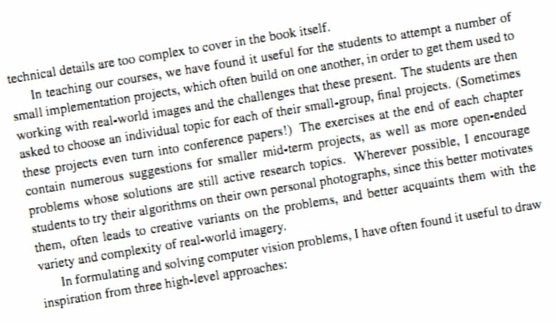
//> input picture textRotCorrect/imageText_01_R.jpg, 556 x 323 px
$ ./textRotCorrect   (built with g++ and OpenCV 4)
//> lines starting //> are read from the running program, lines starting //| are printed output that depends on the picture; after the words box and inside, x2 and y2 are one past the last pixel; in counts of white or black regions, pixels touching at a corner belong together
/*
 *	Author: John Hany
 *	Website: http://johnhany.net
 *	Source code updates: https://github/johnhany/textRotCorrect
 *	If you have any advice, you could contact me at: johnhany@163.com
 *	Need OpenCV environment!
 *
 */

#include <opencv2/core/core.hpp>
#include <opencv2/imgproc/imgproc.hpp>
#include <opencv2/highgui/highgui.hpp>
#include <iostream>
#include <time.h>

using namespace cv;
using namespace std;

#define GRAY_THRESH 150
#define HOUGH_VOTE 100

//#define DEGREE 27

int main(int argc, char **argv)
{
	clock_t start, end;
	start = clock();
	//Read a single-channel image
	const char* filename = "imageText_01_R.jpg";		//imageText_10_R.jpg
	Mat srcImg = imread(filename, CV_LOAD_IMAGE_GRAYSCALE);
//> srcImg: 323 rows x 556 cols, CV_8UC1; min 12, max 255, mean 235.4
	if(srcImg.empty())
		return -1;
	imshow("source", srcImg);

	Point center(srcImg.cols/2, srcImg.rows/2);
//> center = Point(278, 161)

#ifdef DEGREE
	//Rotate source image
	Mat rotMatS = getRotationMatrix2D(center, DEGREE, 1.0);
	warpAffine(srcImg, srcImg, rotMatS, srcImg.size(), 1, 0, Scalar(255,255,255));
	imshow("RotatedSrc", srcImg);
	//imwrite("imageText_R.jpg",srcImg);
#endif

	//Expand image to an optimal size, for faster processing speed
	//Set widths of borders in four directions
	//If borderType==BORDER_CONSTANT, fill the borders with (0,0,0)
	Mat padded;
	int opWidth = getOptimalDFTSize(srcImg.rows);
//> opWidth = 324
	int opHeight = getOptimalDFTSize(srcImg.cols);
//> opHeight = 576
	copyMakeBorder(srcImg, padded, 0, opWidth-srcImg.rows, 0, opHeight-srcImg.cols, BORDER_CONSTANT, Scalar::all(0));

	Mat planes[] = {Mat_<float>(padded), Mat::zeros(padded.size(), CV_32F)};
//> planes[1]: 324 rows x 576 cols, CV_32FC1; every value is 0
	Mat comImg;
	//Merge into a double-channel image
	merge(planes,2,comImg);

	//Use the same image as input and output,
	//so that the results can fit in Mat well
	dft(comImg, comImg);

	//Compute the magnitude
	//planes[0]=Re(DFT(I)), planes[1]=Im(DFT(I))
	//magnitude=sqrt(Re^2+Im^2)
	split(comImg, planes);
	magnitude(planes[0], planes[1], planes[0]);

	//Switch to logarithmic scale, for better visual results
	//M2=log(1+M1)
	Mat magMat = planes[0];
	magMat += Scalar::all(1);
	log(magMat, magMat);

	//Crop the spectrum
	//Width and height of magMat should be even, so that they can be divided by 2
	//-2 is 11111110 in binary system, operator & make sure width and height are always even
	magMat = magMat(Rect(0, 0, magMat.cols & -2, magMat.rows & -2));

	//Rearrange the quadrants of Fourier image,
	//so that the origin is at the center of image,
	//and move the high frequency to the corners
	int cx = magMat.cols/2;
//> cx = 288
	int cy = magMat.rows/2;
//> cy = 162

	Mat q0(magMat, Rect(0, 0, cx, cy));
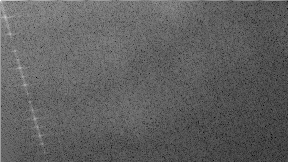
//> q0: 162 rows x 288 cols, CV_32FC1; min 2.68, max 17.56, mean 8.28; drawn with min black and max white
	Mat q1(magMat, Rect(0, cy, cx, cy));
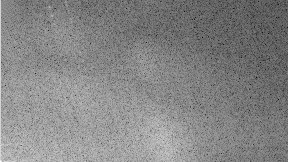
//> q1: 162 rows x 288 cols, CV_32FC1; min 2.51, max 13.77, mean 8.4; drawn with min black and max white
	Mat q2(magMat, Rect(cx, cy, cx, cy));
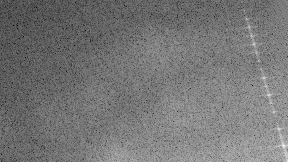
//> q2: 162 rows x 288 cols, CV_32FC1; min 2.68, max 14.66, mean 8.24; drawn with min black and max white
	Mat q3(magMat, Rect(cx, 0, cx, cy));
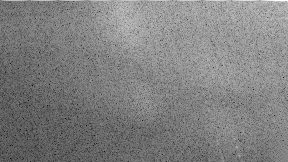
//> q3: 162 rows x 288 cols, CV_32FC1; min 2.51, max 14.2, mean 8.41; drawn with min black and max white

	Mat tmp;
	q0.copyTo(tmp);
	q2.copyTo(q0);
	tmp.copyTo(q2);

	q1.copyTo(tmp);
	q3.copyTo(q1);
	tmp.copyTo(q3);
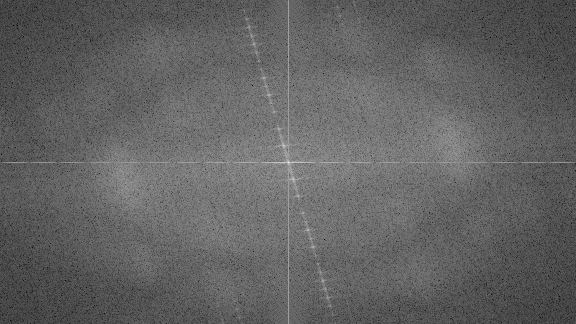
//> magMat: 324 rows x 576 cols, CV_32FC1; min 2.51, max 17.56, mean 8.33; drawn with min black and max white

	//Normalize the magnitude to [0,1], then to[0,255]
	normalize(magMat, magMat, 0, 1, CV_MINMAX);
	Mat magImg(magMat.size(), CV_8UC1);
	magMat.convertTo(magImg,CV_8UC1,255,0);
	imshow("magnitude", magImg);
	//imwrite("imageText_mag.jpg",magImg);

	//Turn into binary image
	threshold(magImg,magImg,GRAY_THRESH,255,CV_THRESH_BINARY);
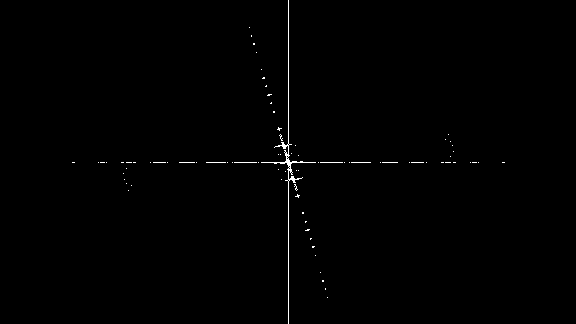
//> magImg: 324 rows x 576 cols, CV_8UC1; 0.45% white in thin lines or dots, all inside (x1, y1, x2, y2) = (72, 0, 505, 324)
	imshow("mag_binary", magImg);
	//imwrite("imageText_bin.jpg",magImg);

	//Find lines with Hough Transformation
	vector<Vec2f> lines;
	float pi180 = (float)CV_PI/180;
	Mat linImg(magImg.size(),CV_8UC3);
	HoughLines(magImg,lines,1,pi180,HOUGH_VOTE,0,0);
//> lines = 2 lines (rho, theta): [288, 0], [162, 1.57]
	int numLines = lines.size();
//> numLines = 2
	for(int l=0; l<numLines; l++)
	{
		float rho = lines[l][0], theta = lines[l][1];
		Point pt1, pt2;
		double a = cos(theta), b = sin(theta);
		double x0 = a*rho, y0 = b*rho;
		pt1.x = cvRound(x0 + 1000*(-b));
		pt1.y = cvRound(y0 + 1000*(a));
		pt2.x = cvRound(x0 - 1000*(-b));
		pt2.y = cvRound(y0 - 1000*(a));
		line(linImg,pt1,pt2,Scalar(255,0,0),3,8,0);
	}
//> this loop made 2 passes
//> (rho, theta, a, b, x0, y0) on passes 1 to 2: (288, 0, 1, 0, 288, 0), (162, 1.57, -4.37e-08, 1, -7.08e-06, 162)
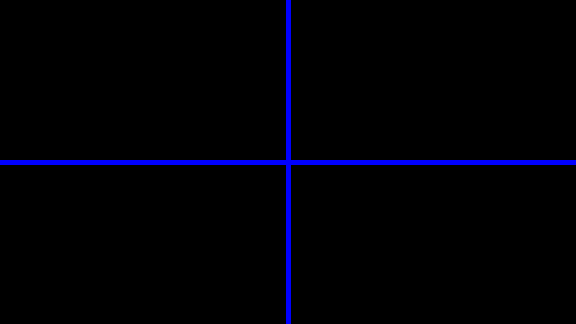
//> linImg: 324 rows x 576 cols, CV_8UC3; mean B, G, R 6.1, 0, 0
	imshow("lines",linImg);
	//imwrite("imageText_line.jpg",linImg);
	if(lines.size() == 3){
		cout << "found three angels:" << endl;
		cout << lines[0][1]*180/CV_PI << endl << lines[1][1]*180/CV_PI << endl << lines[2][1]*180/CV_PI << endl << endl;
	}

	//Find the proper angel from the three found angels
	float angel=0;
	float piThresh = (float)CV_PI/90;
	float pi2 = CV_PI/2;
	for(int l=0; l<numLines; l++)
	{
		float theta = lines[l][1];
		if(abs(theta) < piThresh || abs(theta-pi2) < piThresh)
			continue;
		else{
			angel = theta;
			break;
		}
	}
//> this loop made 2 passes
//> theta on passes 1 to 2: 0, 1.57

	//Calculate the rotation angel
	//The image has to be square,
	//so that the rotation angel can be calculate right
	angel = angel<pi2 ? angel : angel-CV_PI;
//> angel = 0
	if(angel != pi2){
		float angelT = srcImg.rows*tan(angel)/srcImg.cols;
//> angelT = 0
		angel = atan(angelT);
	}
	float angelD = angel*180/(float)CV_PI;
//> angelD = 0
	cout << "the rotation angel to be applied:" << endl << angelD << endl << endl;
//| the rotation angel to be applied:
//| 0

	//Rotate the image to recover
	Mat rotMat = getRotationMatrix2D(center,angelD,1.0);
//> rotMat = [[1, 0, 0], [0, 1, 0]]
	Mat dstImg = Mat::ones(srcImg.size(),CV_8UC3);
	warpAffine(srcImg,dstImg,rotMat,srcImg.size(),1,0,Scalar(255,255,255));
	imshow("result",dstImg);
	//imwrite("imageText_D.jpg",dstImg);

	end = clock();
	cout << "总时间 time: " << end - start << endl;

	waitKey(0);

	return 0;
}

$ run again, with textRotCorrect/imageText_02_R.jpg copied over textRotCorrect/imageText_01_R.jpg
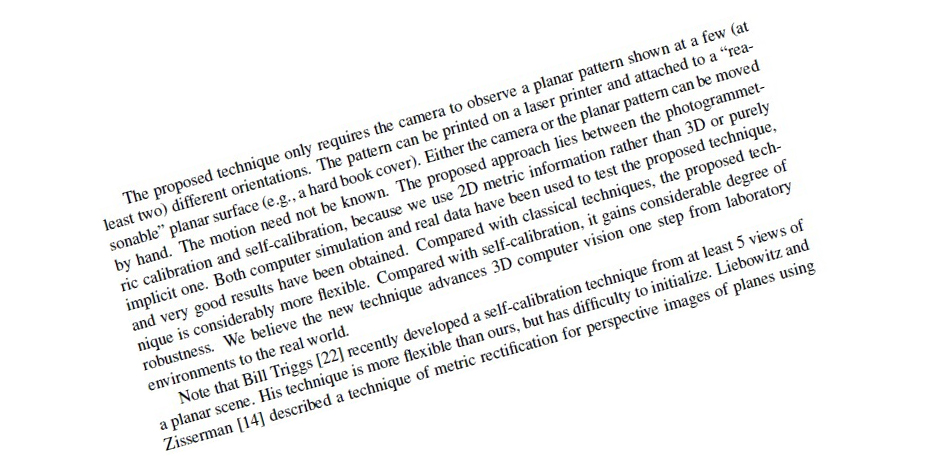
//> input picture textRotCorrect/imageText_02_R.jpg, 935 x 469 px
//> `threshold(magImg,magImg,GRAY_THRESH,255,CV_THRESH_BINARY);`:
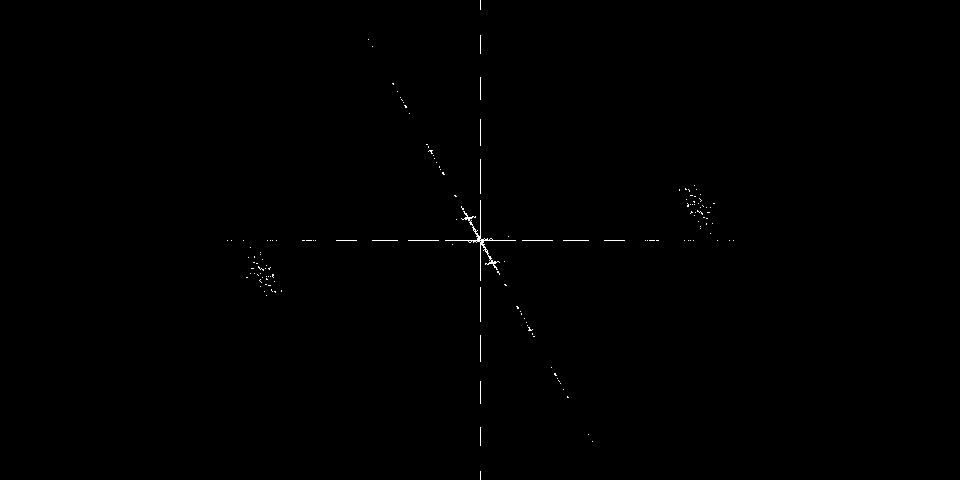
//> magImg: 480 rows x 960 cols, CV_8UC1; 0.22% white in thin lines or dots, all inside (x1, y1, x2, y2) = (227, 0, 734, 480)
//> lines = 3 lines (rho, theta): [480, 0], [240, 1.57], [-303, 2.64]
//> numLines = 3
//> the loop `for(int l=0; l<numLines; l++)` made 3 passes
//> (rho, theta, a, b, x0, y0) on passes 1 to 3: (480, 0, 1, 0, 480, 0), (240, 1.57, -4.37e-08, 1, -1.05e-05, 240), (-303, 2.64, -0.875, 0.485, 265, -146.9)
//| 0
//| 90
//| 151
//> the loop `for(int l=0; l<numLines; l++)` made 3 passes
//> (theta, angel) on pass 3: (2.64, 2.64)
//> `angel = angel<pi2 ? angel : angel-CV_PI;`: angel = -0.506
//> angelT = -0.278
//> `angel = atan(angelT);`: angel = -0.271
//> angelD = -15.54
//| the rotation angel to be applied:
//| -15.5383
//> rotMat = [[0.963, -0.268, 79.75], [0.268, 0.963, -116.5]]
//> `warpAffine(srcImg,dstImg,rotMat,srcImg.size(),1,0,Scalar(255,255,255));`:
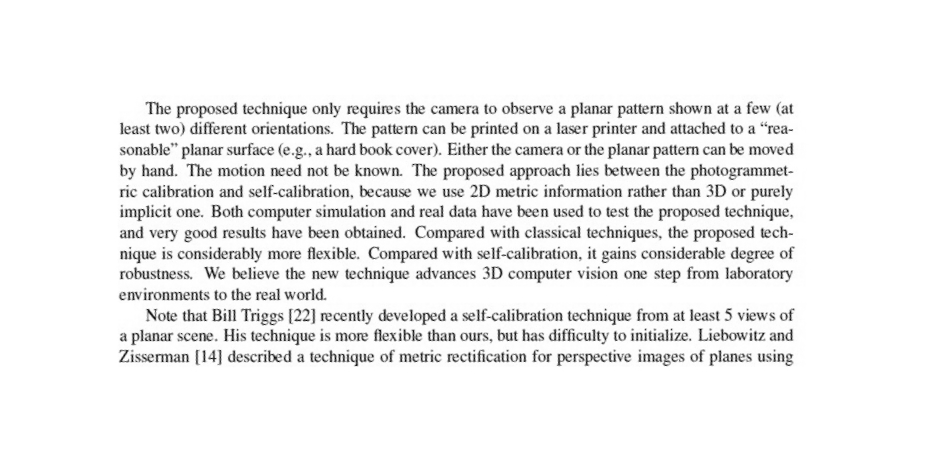
//> dstImg: 469 rows x 935 cols, CV_8UC1; min 3, max 255, mean 240.6

$ run again, with textRotCorrect/imageText_04_R.jpg copied over textRotCorrect/imageText_01_R.jpg
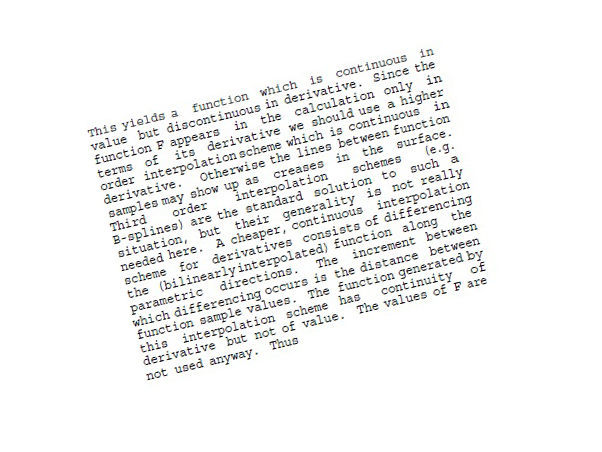
//> input picture textRotCorrect/imageText_04_R.jpg, 602 x 452 px
//> `threshold(magImg,magImg,GRAY_THRESH,255,CV_THRESH_BINARY);`:
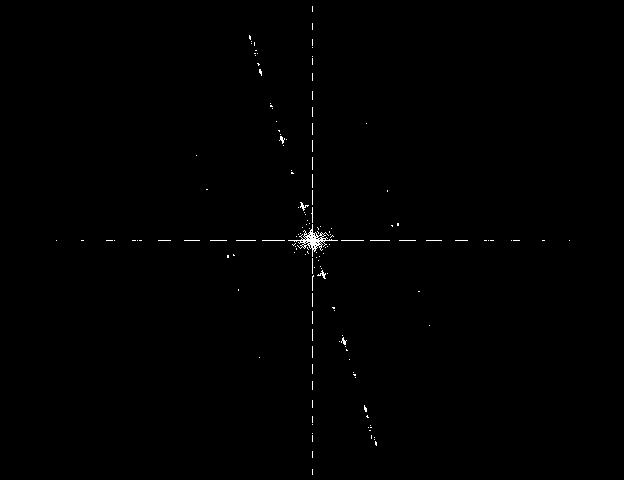
//> magImg: 480 rows x 624 cols, CV_8UC1; 0.38% white in thin lines or dots, all inside (x1, y1, x2, y2) = (56, 6, 570, 475)
//> lines = 2 lines (rho, theta): [312, 0], [240, 1.57]
//> numLines = 2
//> the loop `for(int l=0; l<numLines; l++)` made 2 passes
//> (rho, theta, a, b, x0, y0) on passes 1 to 2: (312, 0, 1, 0, 312, 0), (240, 1.57, -4.37e-08, 1, -1.05e-05, 240)
//> after the loop `for(int l=0; l<numLines; l++)`:
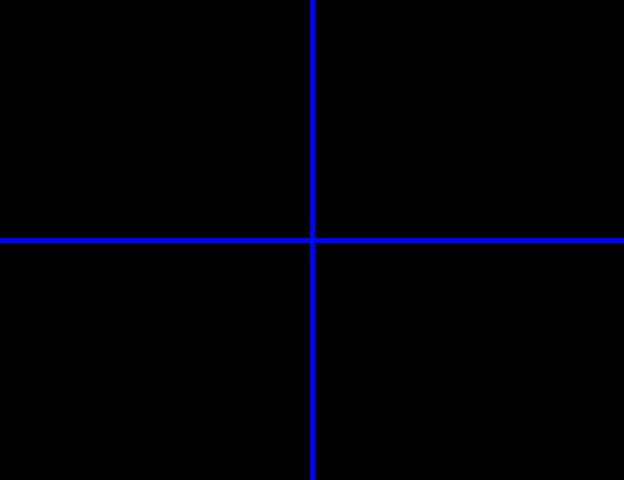
//> linImg: 480 rows x 624 cols, CV_8UC3; mean B, G, R 4.7, 0, 0
//> the loop `for(int l=0; l<numLines; l++)` made 2 passes
//> theta on passes 1 to 2: 0, 1.57
//> angel = 0
//| the rotation angel to be applied:
//| 0
//> rotMat = [[1, 0, 0], [0, 1, 0]]

$ run again, with textRotCorrect/imageText_05_R.jpg copied over textRotCorrect/imageText_01_R.jpg
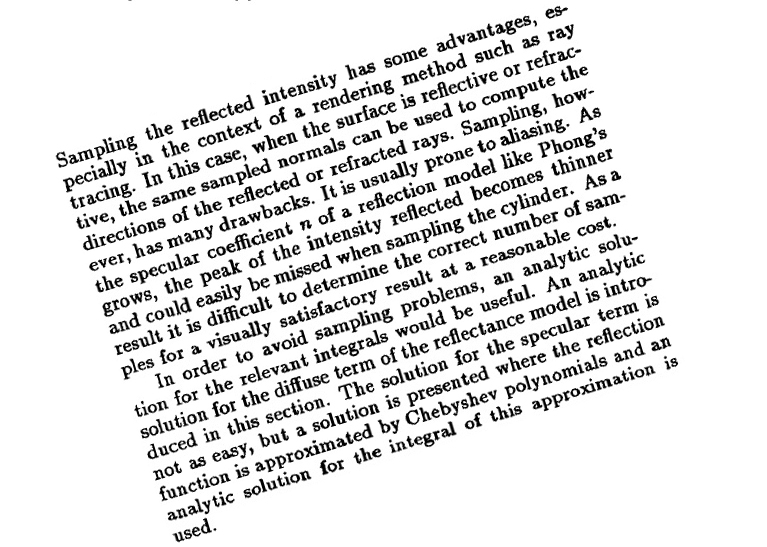
//> input picture textRotCorrect/imageText_05_R.jpg, 767 x 547 px
//> srcImg is the input picture: 547 rows x 767 cols, CV_8UC1; min 0, max 255, mean 227.6
//> lines = 3 lines (rho, theta): [384, 0], [-248, 2.76], [288, 1.57]
//> numLines = 3
//> the loop `for(int l=0; l<numLines; l++)` made 3 passes
//> (rho, theta, a, b, x0, y0) on passes 1 to 3: (384, 0, 1, 0, 384, 0), (-248, 2.76, -0.927, 0.375, 229.9, -92.9), (288, 1.57, -4.37e-08, 1, -1.26e-05, 288)
//| 0
//| 158
//| 90
//> the loop `for(int l=0; l<numLines; l++)` made 2 passes
//> (theta, angel) on pass 2: (2.76, 2.76)
//> `angel = angel<pi2 ? angel : angel-CV_PI;`: angel = -0.384
//> angelT = -0.288
//> `angel = atan(angelT);`: angel = -0.281
//> angelD = -16.07
//| the rotation angel to be applied:
//| -16.0737
//> rotMat = [[0.961, -0.277, 90.56], [0.277, 0.961, -95.37]]
//> `warpAffine(srcImg,dstImg,rotMat,srcImg.size(),1,0,Scalar(255,255,255));`:
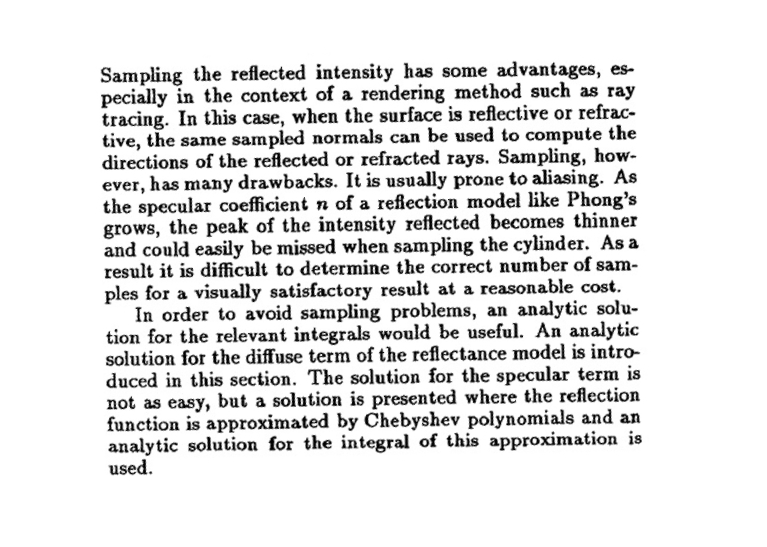
//> dstImg: 547 rows x 767 cols, CV_8UC1; min 0, max 255, mean 227.7
